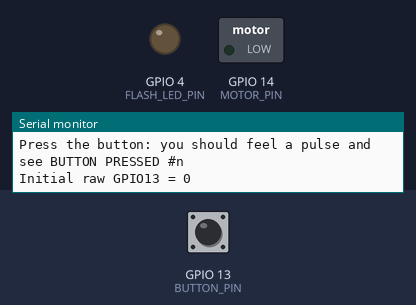
Bench run of a sketch on a simulated ESP32. Parts: switched loads named in the sketch (green lamp = pin HIGH), output pins drawn as LEDs (lit = HIGH), the last lines printed to the serial monitor. Inputs (shaded band) come from the test bench; at power-on: GPIO 13 (BUTTON_PIN) LOW.

Above: at 1.5 s.
1.6 s: GPIO 13 (BUTTON_PIN) pulled HIGH for 0.15 s
At 1.72 s:
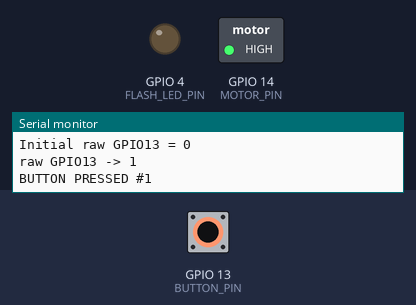
Timing chart, 0 to 4.6 s (numbered marks = the images above; inputs shaded):
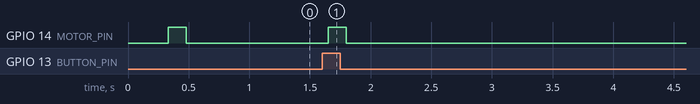

The sketch:

esp32cam_selftest.ino
```cpp
// arduino-cue ESP32-CAM HARDWARE SELF-TEST. No Wi-Fi, no camera, no laptop.
// UNTESTED ON HARDWARE.
// Board: "AI Thinker ESP32-CAM" (Arduino IDE 2, core "esp32" by Espressif). Serial Monitor at 115200.
//
//   boot   -> 1 haptic pulse + wiring summary (repeated every 15 s)
//   button -> every debounced press: short pulse + "BUTTON PRESSED #n"; every raw pin change is printed

// ======================= EDIT THESE IF NEEDED =======================
const int BUTTON_PIN = 13;   // GPIO13 (free on AI Thinker when the SD card is unused)
const int MOTOR_PIN  = 14;   // GPIO14 -> vibration motor MODULE signal pin
const int FLASH_LED_PIN = 4; // GPIO4 flash LED: forced OFF here
// BUTTON_WIRING:
//   0 = Grove / 3-pin button module (SIG HIGH when pressed)  -> INPUT_PULLDOWN, active HIGH
//   1 = bare 2-leg pushbutton between GPIO13 and GND          -> INPUT_PULLUP,   active LOW
const int BUTTON_WIRING = 0;
const unsigned long DEBOUNCE_MS = 50;
// ====================================================================

// ---- non-blocking haptics: a queue of on/off steps driven from loop() ----
unsigned long hapSteps[8]; int hapCount = 0, hapIndex = 0; unsigned long hapStepStart = 0; bool hapActive = false;
void hapticStart(int pulses, unsigned long onMs, unsigned long gapMs = 120) {
  hapCount = 0;
  for (int i = 0; i < pulses && hapCount < 7; i++) { hapSteps[hapCount++] = onMs; if (i < pulses - 1) hapSteps[hapCount++] = gapMs; }
  hapIndex = 0; hapStepStart = millis(); hapActive = hapCount > 0;
  digitalWrite(MOTOR_PIN, hapActive ? HIGH : LOW);   // even steps = motor ON, odd steps = gap
}
void hapticUpdate() {
  if (!hapActive) return;
  if (millis() - hapStepStart >= hapSteps[hapIndex]) {
    hapIndex++; hapStepStart = millis();
    if (hapIndex >= hapCount) { hapActive = false; digitalWrite(MOTOR_PIN, LOW); return; }
    digitalWrite(MOTOR_PIN, (hapIndex % 2 == 0) ? HIGH : LOW);
  }
}

bool activeHigh() { return BUTTON_WIRING == 0; }

void printWiring() {
  Serial.println("==== arduino-cue ESP32-CAM SELF-TEST (UNTESTED ON HARDWARE) ====");
  Serial.println("Button: SIG(yellow)->GPIO13  VCC(red)->3V3  GND(black)->GND  (white unused)");
  Serial.println("Motor : SIG(yellow)->GPIO14  VCC(red)->VCC pin  GND(black)->GND  (use a motor MODULE, not a bare motor)");
  Serial.println("Nothing on GPIO0 / GPIO12. Flash LED GPIO4 is OFF.");
  if (BUTTON_WIRING == 0) Serial.println("BUTTON_WIRING=0 (module): expect raw 0 idle, 1 pressed");
  else Serial.println("BUTTON_WIRING=1 (bare button to GND): expect raw 1 idle, 0 pressed");
  Serial.println("Press the button: you should feel a pulse and see BUTTON PRESSED #n");
}

int rawState, stableState;
unsigned long lastRawChange = 0, pressCount = 0, rawChanges = 0, secondStart = 0, lastWiringPrint = 0;

void setup() {
  pinMode(FLASH_LED_PIN, OUTPUT); digitalWrite(FLASH_LED_PIN, LOW);
  pinMode(MOTOR_PIN, OUTPUT);     digitalWrite(MOTOR_PIN, LOW);
  pinMode(BUTTON_PIN, BUTTON_WIRING == 1 ? INPUT_PULLUP : INPUT_PULLDOWN);
  Serial.begin(115200);
  delay(300);
  printWiring();
  hapticStart(1, 150);   // BOOT PULSE: if you feel this, the motor wiring is OK
  rawState = stableState = digitalRead(BUTTON_PIN);
  Serial.printf("Initial raw GPIO13 = %d\n", rawState);
  if (rawState == (activeHigh() ? HIGH : LOW))
    Serial.println("WARNING: button reads PRESSED at boot -> wrong BUTTON_WIRING or stuck button");
  lastWiringPrint = secondStart = millis();
}

void loop() {
  unsigned long now = millis();
  hapticUpdate();

  int r = digitalRead(BUTTON_PIN);
  if (r != rawState) { rawState = r; lastRawChange = now; rawChanges++; Serial.printf("raw GPIO13 -> %d\n", r); }
  if (r != stableState && now - lastRawChange >= DEBOUNCE_MS) {
    stableState = r;
    if ((stableState == HIGH) == activeHigh()) {
      pressCount++;
      Serial.printf("BUTTON PRESSED #%lu\n", pressCount);
      hapticStart(1, 150);
    } else {
      Serial.println("button released");
    }
  }
  if (now - secondStart >= 1000) {
    if (rawChanges > 20) Serial.println("WARNING: GPIO13 chattering (>20 changes/s) -> floating pin / loose wire / wrong BUTTON_WIRING");
    rawChanges = 0; secondStart = now;
  }
  if (now - lastWiringPrint >= 15000) {
    lastWiringPrint = now; printWiring(); Serial.printf("presses so far: %lu\n", pressCount);
  }
}
```

Measured:
- after the input at 1.6 s, GPIO 14 (MOTOR_PIN): LOW → HIGH after 0.05 s, → LOW 0.15 s later
